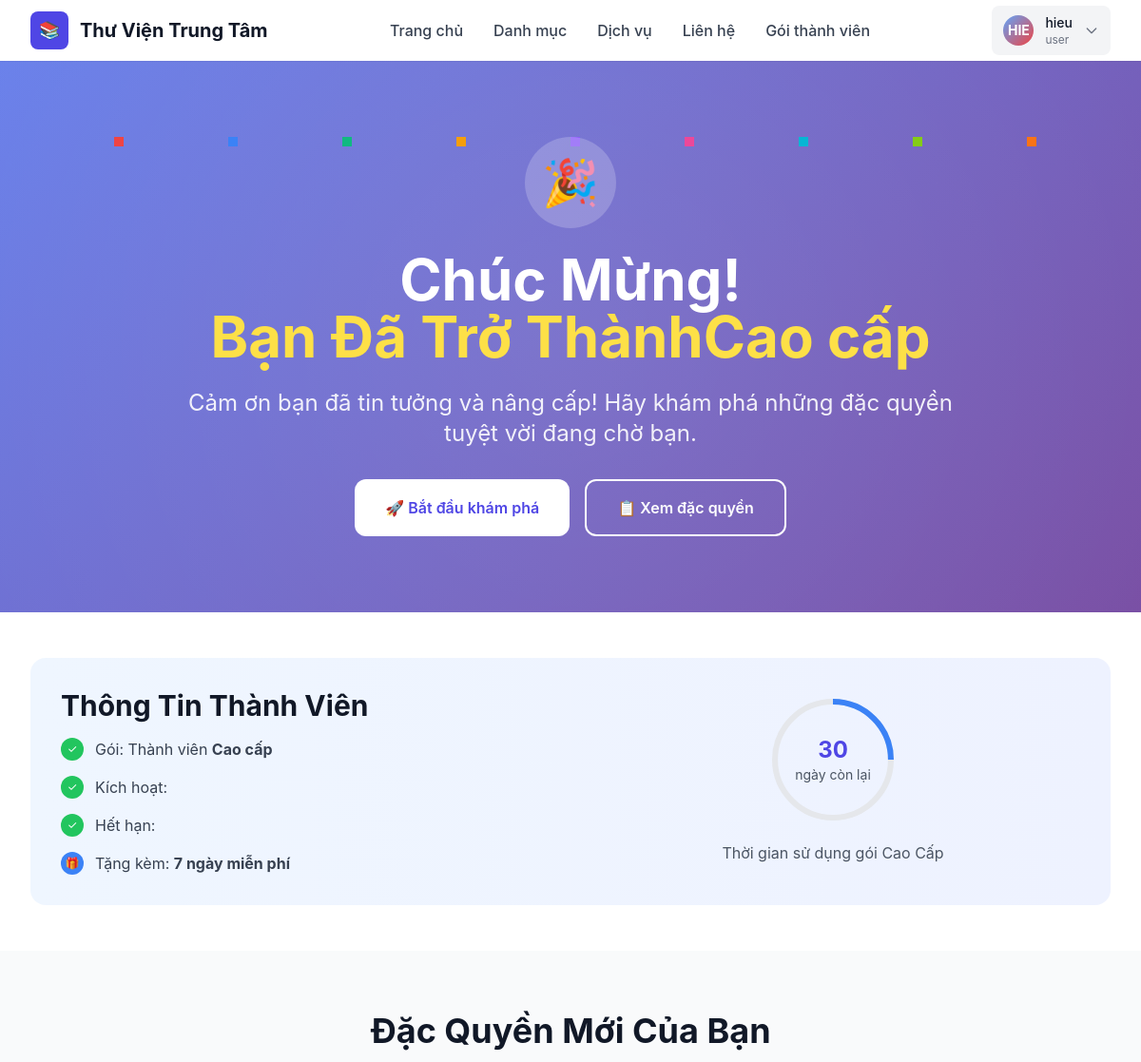
Page /library/payment_done/ (signed in, upper part) on the earlier database version.
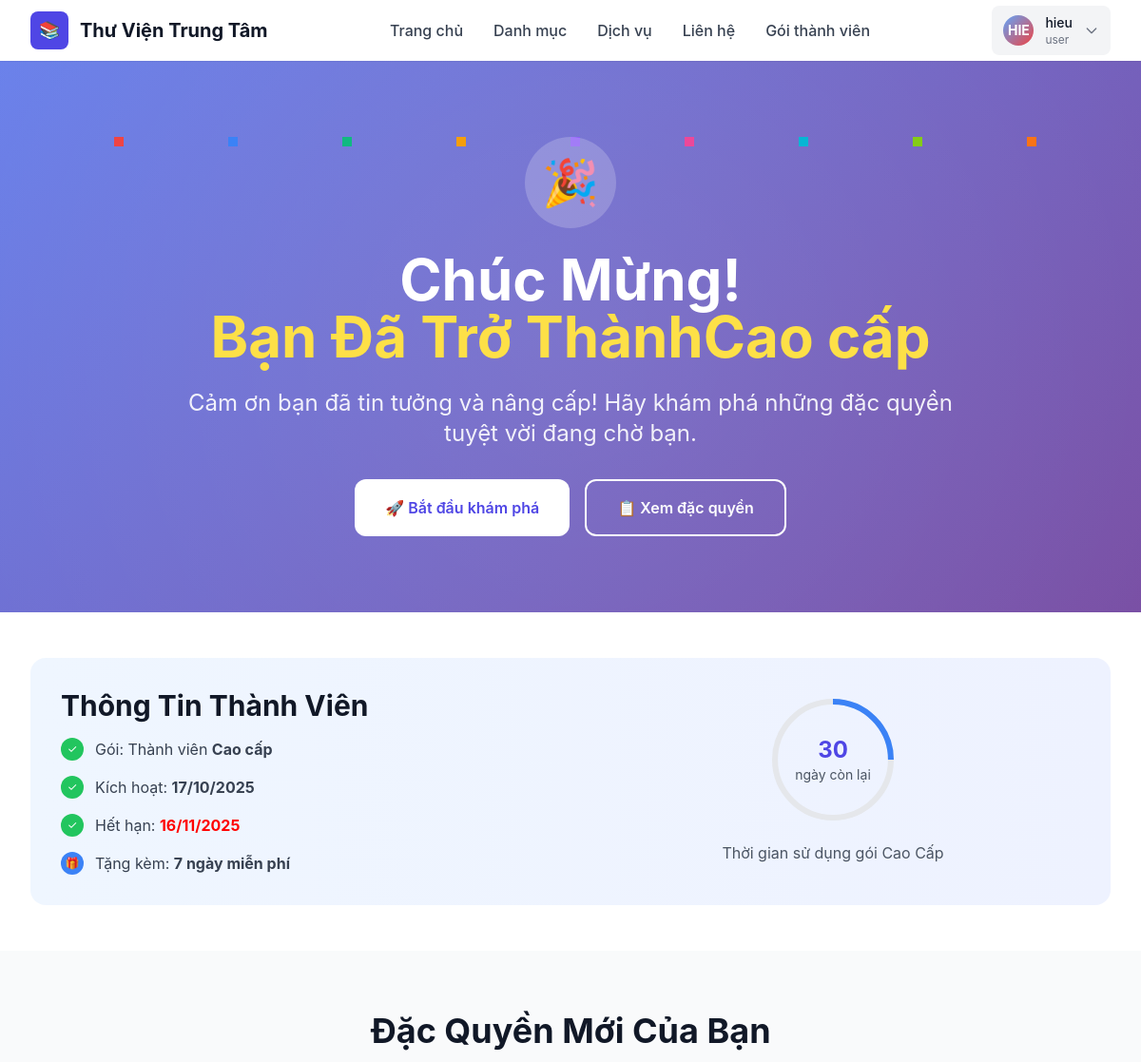
Same page on the later database version.
### account/models.py (models this page shows, shortened)
class UserProfile(models.Model):
    user = models.OneToOneField(User, on_delete=models.CASCADE)
    name = models.CharField(max_length=100, blank=True, null=True)
    phone= models.CharField(max_length=15, blank=True)
    occupation = models.CharField(max_length=30, blank=True, null=True)
    date_of_birth = models.DateField(max_length=25, blank=True, null=True)
    address = models.TextField(max_length=100,blank=True,null=True)
    Gender_Choices = (
        ('male', 'Nam'),
        ('female', 'Nữ'),
        ('other', 'Khác')
    )
    gender = models.CharField(max_length=10,choices=Gender_Choices)
    Role_Choices = (
        ('user', 'user'),
        ('librarian', 'librarian'),
    )
    role = models.CharField(max_length=10, choices=Role_Choices, default='user')
    Membership_Choices=(
        ('basic','Cơ bản'),
        ('standard','Tiêu chuẩn'),
        ('premium','Cao cấp')
    )
    membership_level= models.CharField(max_length=15, choices=Membership_Choices, default='basic')
    membership_upgrade_date = models.DateField(blank=True, null=True, verbose_name="Ngày nâng cấp")
    membership_expiry_date = models.DateField(blank=True, null=True, verbose_name="Ngày hết hạn")

### library/views.py (the view)
# urls.py: path('payment_done/', views.payment_done, name='payment_done'),
@login_required
def payment_done(request):
    user = request.user
    profile, create = UserProfile.objects.get_or_create(user=user)
    if request.method == "POST":
        user_form = UserForm(request.POST, instance=user)
        profile_form = UserProfileForm(request.POST, instance=profile)
        if user_form.is_valid() and profile_form.is_valid():
            user_form.save()
            profile_form.save()
            messages.success(request, "Cập nhật thông tin thành công!")
            return redirect("account:profile") # Tên URL của chính view này
        else:
            messages.error(request, "Có lỗi xảy ra, vui lòng kiểm tra lại các trường thông tin.")
    else:
        user_form = UserForm(instance=user)
        profile_form = UserProfileForm(instance=profile)
    context = {
        "user_form": user_form,
        "profile_form": profile_form,
        "user": user, # Để tiện truy cập các thông tin như username, date_joined
    }
    return render(request, "library/payment_done.html",context)

### library/templates/library/payment_done.html (shortened to what the changed rows need)
{% extends "base.html" %}
{% block content %}
<body class="bg-gray-50">
    <section class="celebration-bg text-white py-20 relative">
        <div class="max-w-4xl mx-auto px-4 sm:px-6 lg:px-8 text-center relative z-10">
            <div class="bounce-in">
                <h1 class="text-4xl md:text-6xl font-bold mb-6">
                    Chúc Mừng!
                    <span class="block text-yellow-300">Bạn Đã Trở Thành{{ profile_form.instance.get_membership_level_display }}</span>
                </h1>
            </div>
        </div>
    </section>
    <section class="py-12 bg-white">
        <div class="max-w-7xl mx-auto px-4 sm:px-6 lg:px-8">
            <div class="bg-gradient-to-r from-blue-50 to-indigo-50 rounded-2xl p-8">
                <div class="grid grid-cols-1 lg:grid-cols-2 gap-8 items-center">
                    <div class="slide-in-left">
                        <h2 class="text-3xl font-bold text-gray-900 mb-4">Thông Tin Thành Viên</h2>
                        <div class="space-y-4">
                            <div class="flex items-center">
                                <span class="text-gray-700">Gói: Thành viên <strong>{{ profile_form.instance.get_membership_level_display }}</strong></span>
                            </div>
                            <div class="flex items-center">
                                <span class="text-gray-700">Kích hoạt: <strong>{{ profile_form.instance.membership_upgrade_date|date:"d/m/Y" }}</strong></span>
                            </div>
                            <div class="flex items-center">
                                <span class="text-gray-700">Hết hạn: <strong style="color: red;">{{ profile_form.instance.membership_expiry_date|date:"d/m/Y" }}</strong></span>
                            </div>
                        </div>
                    </div>
                </div>
            </div>
        </div>
    </section>
    <section id="features" class="py-16 bg-gray-50">
        <div class="max-w-7xl mx-auto px-4 sm:px-6 lg:px-8">
            <div class="text-center mb-12 fade-in">
                <h2 class="text-3xl md:text-4xl font-bold text-gray-900 mb-4">Đặc Quyền Mới Của Bạn</h2>
            </div>
        </div>
    </section>
</body>
</html>
{%endblock%}

Differences in the rows shown:
changed UserProfile "Cao cấp": instance.membership_upgrade_date (not shown) → "17/10/2025"; instance.membership_expiry_date (not shown) → "16/11/2025"
